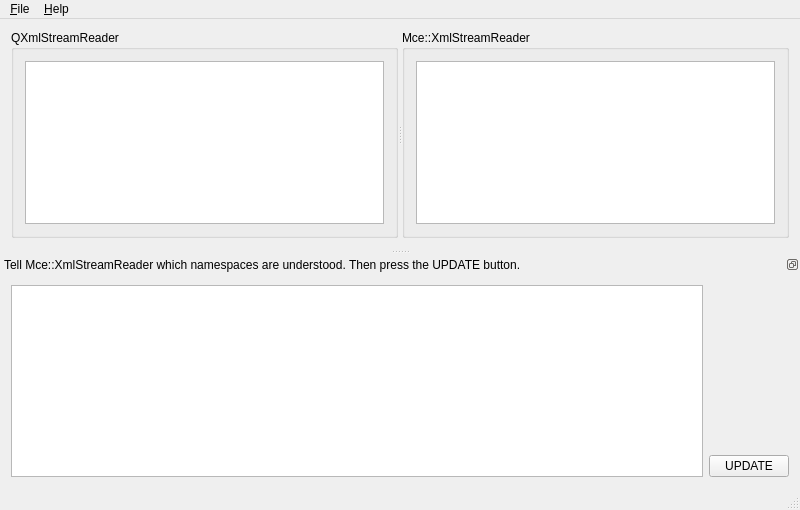
<?xml version="1.0" encoding="UTF-8"?>
<ui version="4.0">
 <class>MainWindow</class>
 <widget class="QMainWindow" name="MainWindow">
  <property name="geometry">
   <rect>
    <x>0</x>
    <y>0</y>
    <width>800</width>
    <height>510</height>
   </rect>
  </property>
  <property name="windowTitle">
   <string>Mce::XmlStreamReader vs QXmlStreamReader</string>
  </property>
  <widget class="QWidget" name="centralWidget">
   <layout class="QHBoxLayout" name="horizontalLayout_2">
    <item>
     <widget class="QSplitter" name="splitter">
      <property name="orientation">
       <enum>Qt::Horizontal</enum>
      </property>
      <widget class="QGroupBox" name="groupBox">
       <property name="title">
        <string>QXmlStreamReader</string>
       </property>
       <layout class="QVBoxLayout" name="verticalLayout">
        <item>
         <widget class="QPlainTextEdit" name="normalXmlOutEdit">
          <property name="lineWrapMode">
           <enum>QPlainTextEdit::NoWrap</enum>
          </property>
          <property name="readOnly">
           <bool>true</bool>
          </property>
         </widget>
        </item>
       </layout>
      </widget>
      <widget class="QGroupBox" name="groupBox_2">
       <property name="title">
        <string>Mce::XmlStreamReader</string>
       </property>
       <layout class="QVBoxLayout" name="verticalLayout_2">
        <item>
         <widget class="QPlainTextEdit" name="mceOutTextEdit">
          <property name="lineWrapMode">
           <enum>QPlainTextEdit::NoWrap</enum>
          </property>
          <property name="readOnly">
           <bool>true</bool>
          </property>
         </widget>
        </item>
       </layout>
      </widget>
     </widget>
    </item>
   </layout>
  </widget>
  <widget class="QMenuBar" name="menuBar">
   <property name="geometry">
    <rect>
     <x>0</x>
     <y>0</y>
     <width>800</width>
     <height>23</height>
    </rect>
   </property>
   <widget class="QMenu" name="menu_File">
    <property name="title">
     <string>&amp;File</string>
    </property>
    <addaction name="action_Open"/>
   </widget>
   <widget class="QMenu" name="menu_Help">
    <property name="title">
     <string>&amp;Help</string>
    </property>
    <addaction name="action_About"/>
   </widget>
   <addaction name="menu_File"/>
   <addaction name="menu_Help"/>
  </widget>
  <widget class="QStatusBar" name="statusBar"/>
  <widget class="QDockWidget" name="dockWidget">
   <property name="features">
    <set>QDockWidget::DockWidgetFloatable|QDockWidget::DockWidgetMovable</set>
   </property>
   <property name="allowedAreas">
    <set>Qt::BottomDockWidgetArea|Qt::TopDockWidgetArea</set>
   </property>
   <property name="windowTitle">
    <string>Tell Mce::XmlStreamReader which namespaces are understood. Then press the UPDATE button.</string>
   </property>
   <attribute name="dockWidgetArea">
    <number>8</number>
   </attribute>
   <widget class="QWidget" name="dockWidgetContents">
    <layout class="QHBoxLayout" name="horizontalLayout">
     <item>
      <widget class="QListWidget" name="nsListWidget">
       <property name="sizePolicy">
        <sizepolicy hsizetype="Expanding" vsizetype="Preferred">
         <horstretch>0</horstretch>
         <verstretch>0</verstretch>
        </sizepolicy>
       </property>
       <property name="alternatingRowColors">
        <bool>true</bool>
       </property>
      </widget>
     </item>
     <item>
      <layout class="QVBoxLayout" name="verticalLayout_4">
       <item>
        <spacer name="verticalSpacer">
         <property name="orientation">
          <enum>Qt::Vertical</enum>
         </property>
         <property name="sizeHint" stdset="0">
          <size>
           <width>20</width>
           <height>40</height>
          </size>
         </property>
        </spacer>
       </item>
       <item>
        <widget class="QPushButton" name="mceUpdateButton">
         <property name="text">
          <string>UPDATE</string>
         </property>
        </widget>
       </item>
      </layout>
     </item>
    </layout>
   </widget>
  </widget>
  <action name="action_Open">
   <property name="text">
    <string>&amp;Open...</string>
   </property>
  </action>
  <action name="action_About">
   <property name="text">
    <string>&amp;About...</string>
   </property>
  </action>
 </widget>
 <layoutdefault spacing="6" margin="11"/>
 <resources/>
 <connections/>
</ui>
